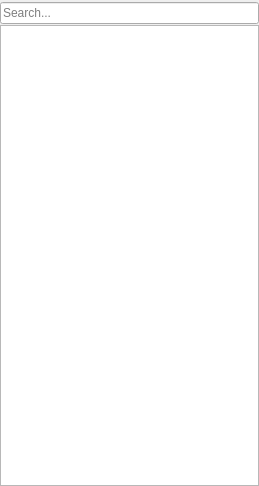
<?xml version="1.0" encoding="UTF-8"?>
<ui version="4.0">
 <class>BookmarksSideBar</class>
 <widget class="QWidget" name="BookmarksSideBar">
  <property name="geometry">
   <rect>
    <x>0</x>
    <y>0</y>
    <width>259</width>
    <height>486</height>
   </rect>
  </property>
  <layout class="QVBoxLayout" name="verticalLayout">
   <property name="spacing">
    <number>1</number>
   </property>
   <property name="leftMargin">
    <number>0</number>
   </property>
   <property name="topMargin">
    <number>2</number>
   </property>
   <property name="rightMargin">
    <number>0</number>
   </property>
   <property name="bottomMargin">
    <number>0</number>
   </property>
   <item>
    <widget class="QLineEdit" name="search">
     <property name="placeholderText">
      <string>Search...</string>
     </property>
    </widget>
   </item>
   <item>
    <widget class="TreeWidget" name="bookmarksTree">
     <property name="contextMenuPolicy">
      <enum>Qt::CustomContextMenu</enum>
     </property>
     <property name="alternatingRowColors">
      <bool>true</bool>
     </property>
     <property name="headerHidden">
      <bool>true</bool>
     </property>
     <attribute name="headerDefaultSectionSize">
      <number>330</number>
     </attribute>
     <column>
      <property name="text">
       <string notr="true">Bookmark</string>
      </property>
     </column>
    </widget>
   </item>
  </layout>
 </widget>
 <customwidgets>
  <customwidget>
   <class>TreeWidget</class>
   <extends>QTreeWidget</extends>
   <header>treewidget.h</header>
  </customwidget>
 </customwidgets>
 <resources/>
 <connections/>
</ui>
